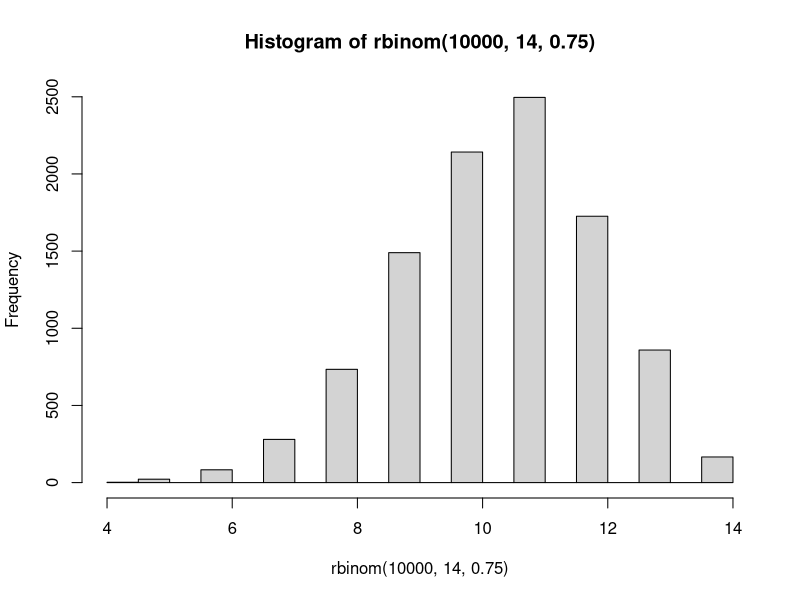
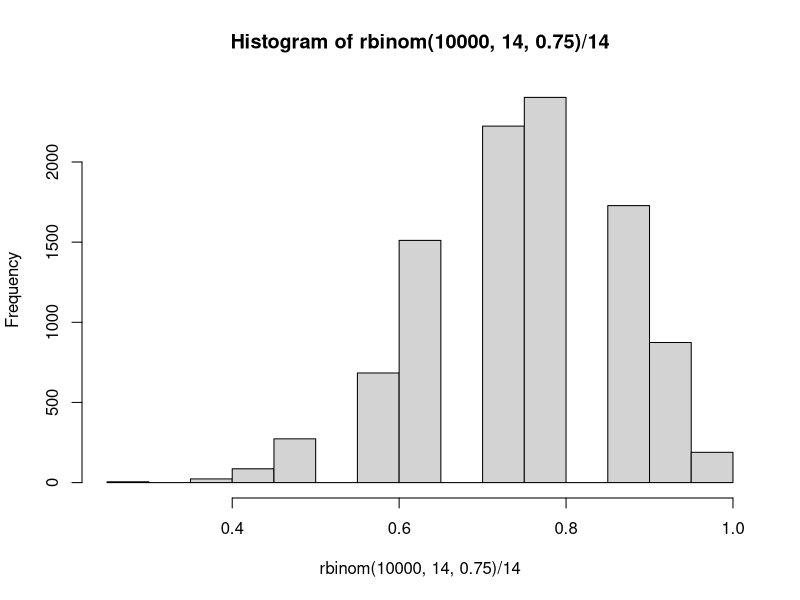

Generate these figures, in order, with R:
## number of successes that read harry potter books
hist(rbinom(10000, 14, .75))

#convert to proportion of successes
hist(rbinom(10000, 14, .75)/14)

# binom.test
binom.test(10, 14, .75)

## created two tail
pbinom(10, 14, .75)*2 

pnorm(.71, mean=.75, sd = sqrt(.75*.25/14))*2


# Taboo
library(tidyverse)
taboo <- read.csv("Taboo.csv")

males <- taboo %>%
            filter(Gender == "M") %>%
            select(Marijuana)

females <- taboo %>%
  filter(Gender == "F") %>%
  select(Marijuana)

prop.test(x = c(15,14), n = c(52,48))

## prop 1 = men, prop 2 = women



